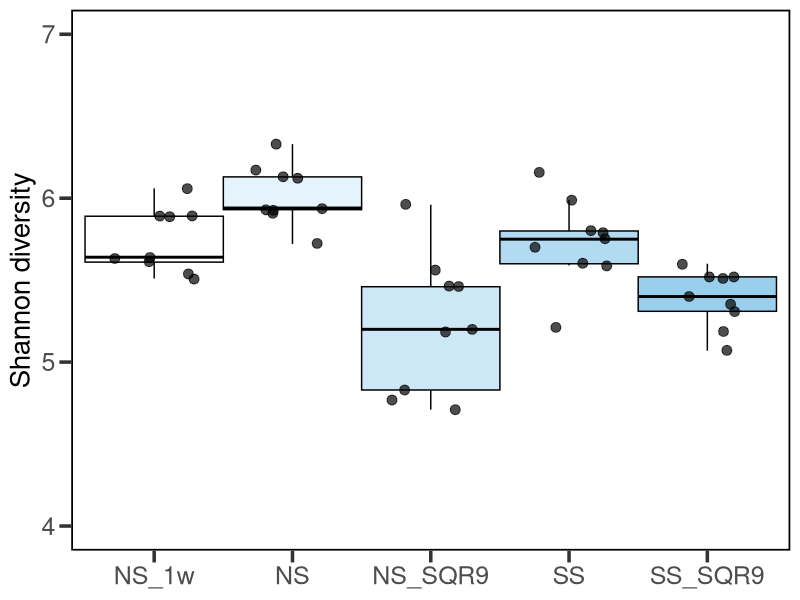

Here is the R script that generated this plot: (Note: this script raises an error after producing the figure.)
# === Load required packages ===
library(ggplot2)
library(dplyr)
library(ggpubr)

# === Import data ===
df <- read.csv("Figure 2/Shannon/Shannon_gyrA.csv")

# Preserve the order of factor levels
df$richness <- factor(df$richness, levels = unique(df$richness))


# Color palette option 2: 99CFED tones
my_colors <- c("#ffffff", "#e5f3fa", "#cce7f6", "#b2dbf1", "#99cfed")

# === Plot boxplot without significance annotations ===
p <- ggplot(df, aes(x = richness, y = Shannon)) +
  geom_boxplot(aes(fill = richness), width = 1, outlier.shape = NA, color = "black") +
  geom_jitter(size = 3, alpha = 0.7, color = "black", width = 0.3) +
  scale_fill_manual(values = my_colors) +
  scale_color_manual(values = my_colors) +
  theme_bw(base_size = 14) +
  theme(
    legend.position = "none",
    axis.title.x = element_blank(),
    axis.title.y = element_text(size = 20, face = "plain"),
    axis.text = element_text(size = 18),
    panel.border = element_rect(color = "black", linewidth = 1.2, fill = NA),
    axis.ticks = element_line(linewidth = 1.2),
    axis.ticks.length = unit(0.3, "cm"),
    panel.grid.major = element_blank(),
    panel.grid.minor = element_blank()
  ) +
  labs(y = "Shannon diversity") +
  ylim(4, 7)

# === Save figure as PDF ===
# 检查根目录下是否有 output 文件夹，没有则创建一个
if (!dir.exists(here("output"))) {
  dir.create(here("output"), recursive = TRUE)
}

# 保存 PDF 到 根目录/output/ 文件夹中
ggsave(
  filename = here("output", "Shannon_gyrA.pdf"), 
  plot = p, 
  device = "pdf", 
  width = 8, 
  height = 6, 
  units = "in"
)

# 打印一条成功消息
message("图片已成功保存至: ", here("output", "Shannon_gyrA.pdf"))
